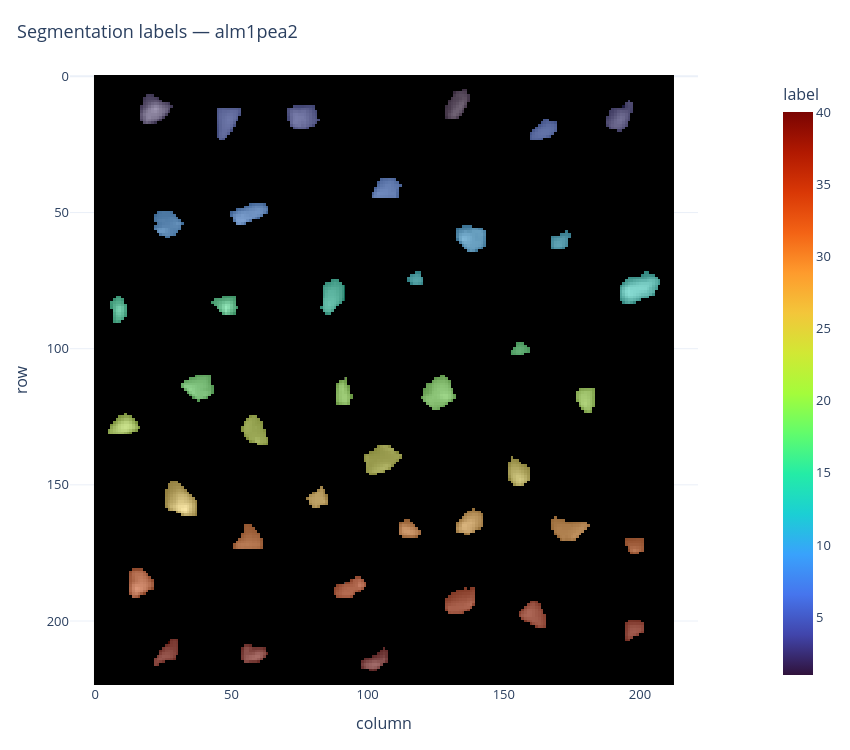
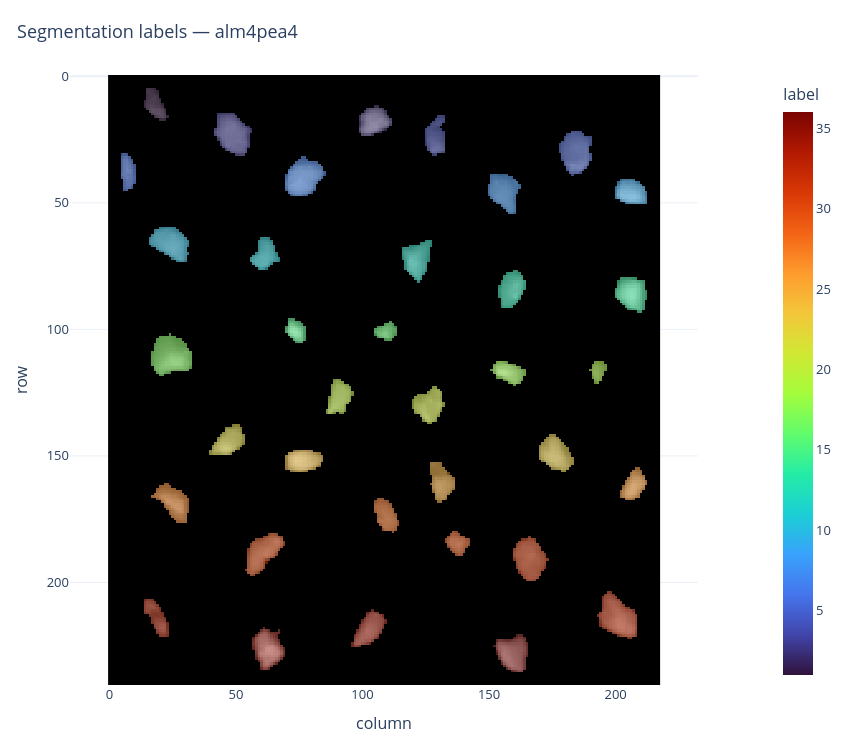
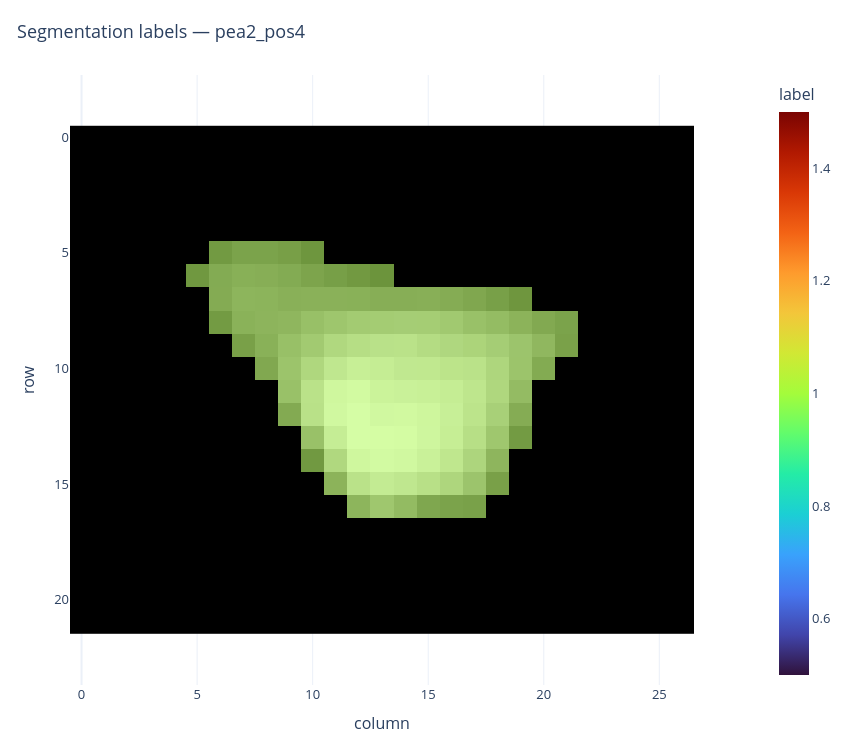
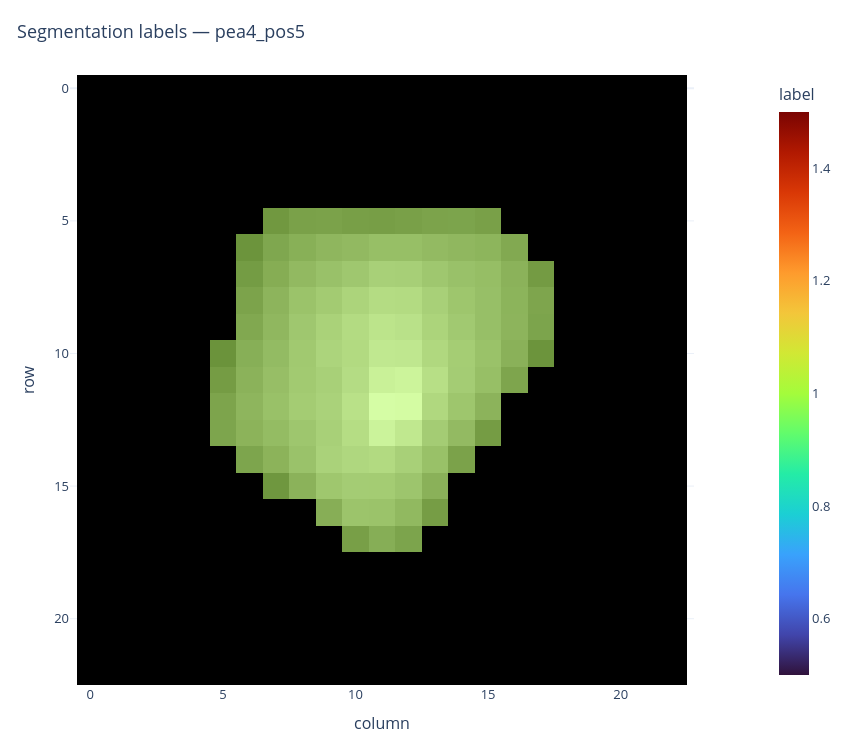

Here is the notebook cell these charts were saved with, in order:
### Code cell
if RUN_SEGMENTATION_QC_PLOTS:
    for image_key in representative_image_keys:
        print("Image:", image_key)

        plot_label_overlay_from_image_db(
            image_db=image_db,
            image_key=image_key,
            base="image_ref",
            title=f"Segmentation labels — {image_key}",
            show=True,
        )
else:
    print("Segmentation QC plots skipped.")

### Figure 1 — Plotly figure (JSON) as saved in the notebook; plotly's stock layout.template omitted (floating-point values rounded to 4 significant figures; data arrays with more than 128 entries replaced by an {"elided": "..."} marker saying what was removed)
{"data": [{"colorbar": {"title": {"text": "image_ref"}}, "colorscale": [[0, "rgb(0, 0, 0)"], [0.09091, "rgb(16, 16, 16)"], [0.1818, "rgb(38, 38, 38)"], [0.2727, "rgb(59, 59, 59)"], [0.3636, "rgb(81, 80, 80)"], [0.4545, "rgb(102, 101, 101)"], [0.5455, "rgb(124, 123, 122)"], [0.6364, "rgb(146, 146, 145)"], [0.7273, "rgb(171, 171, 170)"], [0.8182, "rgb(197, 197, 195)"], [0.9091, "rgb(224, 224, 223)"], [1, "rgb(254, 254, 253)"]], "hovertemplate": "row: %{y}<br>col: %{x}<br>value: %{z}<extra></extra>", "showscale": false, "type": "heatmap", "z": {"elided": "224x213 float values"}}, {"colorbar": {"title": {"text": "label"}, "x": 1.12}, "colorscale": [[0, "#30123b"], [0.07143, "#4145ab"], [0.1429, "#4675ed"], [0.2143, "#39a2fc"], [0.2857, "#1bcfd4"], [0.3571, "#24eca6"], [0.4286, "#61fc6c"], [0.5, "#a4fc3b"], [0.5714, "#d1e834"], [0.6429, "#f3c63a"], [0.7143, "#fe9b2d"], [0.7857, "#f36315"], [0.8571, "#d93806"], [0.9286, "#b11901"], [1, "#7a0402"]], "hovertemplate": "row: %{y}<br>col: %{x}<br>overlay: %{z}<extra></extra>", "opacity": 0.45, "showscale": true, "type": "heatmap", "z": {"elided": "224x213 float values"}}], "layout": {"font": {"size": 13}, "height": 750, "hoverlabel": {"namelength": -1}, "margin": {"b": 65, "l": 70, "r": 80, "t": 75}, "title": {"font": {"size": 18}, "text": "Segmentation labels — alm1pea2", "x": 0.02}, "width": 850, "xaxis": {"title": {"text": "column"}}, "yaxis": {"autorange": "reversed", "scaleanchor": "x", "title": {"text": "row"}}}}

### Figure 2 — Plotly figure (JSON) as saved in the notebook; plotly's stock layout.template omitted (floating-point values rounded to 4 significant figures; data arrays with more than 128 entries replaced by an {"elided": "..."} marker saying what was removed)
{"data": [{"colorbar": {"title": {"text": "image_ref"}}, "colorscale": [[0, "rgb(0, 0, 0)"], [0.09091, "rgb(16, 16, 16)"], [0.1818, "rgb(38, 38, 38)"], [0.2727, "rgb(59, 59, 59)"], [0.3636, "rgb(81, 80, 80)"], [0.4545, "rgb(102, 101, 101)"], [0.5455, "rgb(124, 123, 122)"], [0.6364, "rgb(146, 146, 145)"], [0.7273, "rgb(171, 171, 170)"], [0.8182, "rgb(197, 197, 195)"], [0.9091, "rgb(224, 224, 223)"], [1, "rgb(254, 254, 253)"]], "hovertemplate": "row: %{y}<br>col: %{x}<br>value: %{z}<extra></extra>", "showscale": false, "type": "heatmap", "z": {"elided": "241x218 float values"}}, {"colorbar": {"title": {"text": "label"}, "x": 1.12}, "colorscale": [[0, "#30123b"], [0.07143, "#4145ab"], [0.1429, "#4675ed"], [0.2143, "#39a2fc"], [0.2857, "#1bcfd4"], [0.3571, "#24eca6"], [0.4286, "#61fc6c"], [0.5, "#a4fc3b"], [0.5714, "#d1e834"], [0.6429, "#f3c63a"], [0.7143, "#fe9b2d"], [0.7857, "#f36315"], [0.8571, "#d93806"], [0.9286, "#b11901"], [1, "#7a0402"]], "hovertemplate": "row: %{y}<br>col: %{x}<br>overlay: %{z}<extra></extra>", "opacity": 0.45, "showscale": true, "type": "heatmap", "z": {"elided": "241x218 float values"}}], "layout": {"font": {"size": 13}, "height": 750, "hoverlabel": {"namelength": -1}, "margin": {"b": 65, "l": 70, "r": 80, "t": 75}, "title": {"font": {"size": 18}, "text": "Segmentation labels — alm4pea4", "x": 0.02}, "width": 850, "xaxis": {"title": {"text": "column"}}, "yaxis": {"autorange": "reversed", "scaleanchor": "x", "title": {"text": "row"}}}}

### Figure 3 — Plotly figure (JSON) as saved in the notebook; plotly's stock layout.template omitted (floating-point values rounded to 4 significant figures; data arrays with more than 128 entries replaced by an {"elided": "..."} marker saying what was removed)
{"data": [{"colorbar": {"title": {"text": "image_ref"}}, "colorscale": [[0, "rgb(0, 0, 0)"], [0.09091, "rgb(16, 16, 16)"], [0.1818, "rgb(38, 38, 38)"], [0.2727, "rgb(59, 59, 59)"], [0.3636, "rgb(81, 80, 80)"], [0.4545, "rgb(102, 101, 101)"], [0.5455, "rgb(124, 123, 122)"], [0.6364, "rgb(146, 146, 145)"], [0.7273, "rgb(171, 171, 170)"], [0.8182, "rgb(197, 197, 195)"], [0.9091, "rgb(224, 224, 223)"], [1, "rgb(254, 254, 253)"]], "hovertemplate": "row: %{y}<br>col: %{x}<br>value: %{z}<extra></extra>", "showscale": false, "type": "heatmap", "z": {"elided": "22x27 float values"}}, {"colorbar": {"title": {"text": "label"}, "x": 1.12}, "colorscale": [[0, "#30123b"], [0.07143, "#4145ab"], [0.1429, "#4675ed"], [0.2143, "#39a2fc"], [0.2857, "#1bcfd4"], [0.3571, "#24eca6"], [0.4286, "#61fc6c"], [0.5, "#a4fc3b"], [0.5714, "#d1e834"], [0.6429, "#f3c63a"], [0.7143, "#fe9b2d"], [0.7857, "#f36315"], [0.8571, "#d93806"], [0.9286, "#b11901"], [1, "#7a0402"]], "hovertemplate": "row: %{y}<br>col: %{x}<br>overlay: %{z}<extra></extra>", "opacity": 0.45, "showscale": true, "type": "heatmap", "z": {"elided": "22x27 float values"}}], "layout": {"font": {"size": 13}, "height": 750, "hoverlabel": {"namelength": -1}, "margin": {"b": 65, "l": 70, "r": 80, "t": 75}, "title": {"font": {"size": 18}, "text": "Segmentation labels — pea2_pos4", "x": 0.02}, "width": 850, "xaxis": {"title": {"text": "column"}}, "yaxis": {"autorange": "reversed", "scaleanchor": "x", "title": {"text": "row"}}}}

### Figure 4 — Plotly figure (JSON) as saved in the notebook; plotly's stock layout.template omitted (floating-point values rounded to 4 significant figures; data arrays with more than 128 entries replaced by an {"elided": "..."} marker saying what was removed)
{"data": [{"colorbar": {"title": {"text": "image_ref"}}, "colorscale": [[0, "rgb(0, 0, 0)"], [0.09091, "rgb(16, 16, 16)"], [0.1818, "rgb(38, 38, 38)"], [0.2727, "rgb(59, 59, 59)"], [0.3636, "rgb(81, 80, 80)"], [0.4545, "rgb(102, 101, 101)"], [0.5455, "rgb(124, 123, 122)"], [0.6364, "rgb(146, 146, 145)"], [0.7273, "rgb(171, 171, 170)"], [0.8182, "rgb(197, 197, 195)"], [0.9091, "rgb(224, 224, 223)"], [1, "rgb(254, 254, 253)"]], "hovertemplate": "row: %{y}<br>col: %{x}<br>value: %{z}<extra></extra>", "showscale": false, "type": "heatmap", "z": {"elided": "23x23 float values"}}, {"colorbar": {"title": {"text": "label"}, "x": 1.12}, "colorscale": [[0, "#30123b"], [0.07143, "#4145ab"], [0.1429, "#4675ed"], [0.2143, "#39a2fc"], [0.2857, "#1bcfd4"], [0.3571, "#24eca6"], [0.4286, "#61fc6c"], [0.5, "#a4fc3b"], [0.5714, "#d1e834"], [0.6429, "#f3c63a"], [0.7143, "#fe9b2d"], [0.7857, "#f36315"], [0.8571, "#d93806"], [0.9286, "#b11901"], [1, "#7a0402"]], "hovertemplate": "row: %{y}<br>col: %{x}<br>overlay: %{z}<extra></extra>", "opacity": 0.45, "showscale": true, "type": "heatmap", "z": {"elided": "23x23 float values"}}], "layout": {"font": {"size": 13}, "height": 750, "hoverlabel": {"namelength": -1}, "margin": {"b": 65, "l": 70, "r": 80, "t": 75}, "title": {"font": {"size": 18}, "text": "Segmentation labels — pea4_pos5", "x": 0.02}, "width": 850, "xaxis": {"title": {"text": "column"}}, "yaxis": {"autorange": "reversed", "scaleanchor": "x", "title": {"text": "row"}}}}
